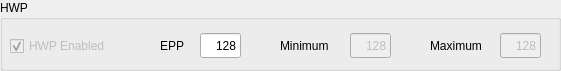
   <widget class="QGroupBox" name="groupBox_3">
    <property name="geometry">
     <rect>
      <x>10</x>
      <y>614</y>
      <width>561</width>
      <height>71</height>
     </rect>
    </property>
    <property name="title">
     <string>HWP</string>
    </property>
    <widget class="QCheckBox" name="hwpCheck">
     <property name="enabled">
      <bool>false</bool>
     </property>
     <property name="geometry">
      <rect>
       <x>10</x>
       <y>35</y>
       <width>121</width>
       <height>22</height>
      </rect>
     </property>
     <property name="text">
      <string>HWP Enabled</string>
     </property>
     <property name="checked">
      <bool>true</bool>
     </property>
    </widget>
    <widget class="QLabel" name="globalLbl_7">
     <property name="geometry">
      <rect>
       <x>160</x>
       <y>37</y>
       <width>41</width>
       <height>17</height>
      </rect>
     </property>
     <property name="text">
      <string>EPP</string>
     </property>
     <property name="alignment">
      <set>Qt::AlignmentFlag::AlignLeading|Qt::AlignmentFlag::AlignLeft|Qt::AlignmentFlag::AlignVCenter</set>
     </property>
    </widget>
    <widget class="QLineEdit" name="eppEdit">
     <property name="geometry">
      <rect>
       <x>200</x>
       <y>33</y>
       <width>41</width>
       <height>25</height>
      </rect>
     </property>
     <property name="text">
      <string>128</string>
     </property>
     <property name="alignment">
      <set>Qt::AlignmentFlag::AlignRight|Qt::AlignmentFlag::AlignTrailing|Qt::AlignmentFlag::AlignVCenter</set>
     </property>
    </widget>
    <widget class="QLineEdit" name="hwpMinEdit">
     <property name="enabled">
      <bool>false</bool>
     </property>
     <property name="geometry">
      <rect>
       <x>350</x>
       <y>33</y>
       <width>41</width>
       <height>25</height>
      </rect>
     </property>
     <property name="text">
      <string>128</string>
     </property>
     <property name="alignment">
      <set>Qt::AlignmentFlag::AlignRight|Qt::AlignmentFlag::AlignTrailing|Qt::AlignmentFlag::AlignVCenter</set>
     </property>
    </widget>
    <widget class="QLabel" name="globalLbl_8">
     <property name="geometry">
      <rect>
       <x>280</x>
       <y>37</y>
       <width>71</width>
       <height>17</height>
      </rect>
     </property>
     <property name="text">
      <string>Minimum</string>
     </property>
     <property name="alignment">
      <set>Qt::AlignmentFlag::AlignLeading|Qt::AlignmentFlag::AlignLeft|Qt::AlignmentFlag::AlignVCenter</set>
     </property>
    </widget>
    <widget class="QLabel" name="globalLbl_9">
     <property name="geometry">
      <rect>
       <x>430</x>
       <y>37</y>
       <width>71</width>
       <height>17</height>
      </rect>
     </property>
     <property name="text">
      <string>Maximum</string>
     </property>
     <property name="alignment">
      <set>Qt::AlignmentFlag::AlignLeading|Qt::AlignmentFlag::AlignLeft|Qt::AlignmentFlag::AlignVCenter</set>
     </property>
    </widget>
    <widget class="QLineEdit" name="hwpMaxEdit">
     <property name="enabled">
      <bool>false</bool>
     </property>
     <property name="geometry">
      <rect>
       <x>500</x>
       <y>33</y>
       <width>41</width>
       <height>25</height>
      </rect>
     </property>
     <property name="text">
      <string>128</string>
     </property>
     <property name="alignment">
      <set>Qt::AlignmentFlag::AlignRight|Qt::AlignmentFlag::AlignTrailing|Qt::AlignmentFlag::AlignVCenter</set>
     </property>
    </widget>
   </widget>
